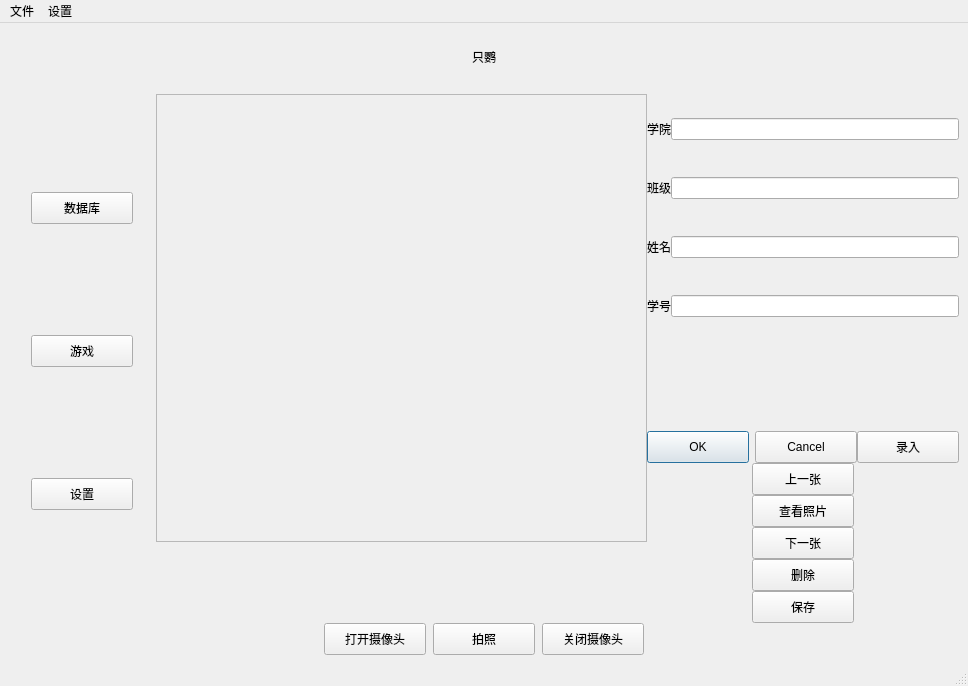
<?xml version="1.0" encoding="UTF-8"?>
<ui version="4.0">
 <class>Home</class>
 <widget class="QMainWindow" name="Home">
  <property name="geometry">
   <rect>
    <x>0</x>
    <y>0</y>
    <width>968</width>
    <height>686</height>
   </rect>
  </property>
  <property name="windowTitle">
   <string>Home</string>
  </property>
  <property name="styleSheet">
   <string notr="true">    QPushButton {
        min-width: 100px;
        min-height: 30px;
        max-width: 100px;
        max-height: 30;
    }
QLabel { qproperty-alignment: 'AlignCenter'; }</string>
  </property>
  <widget class="QWidget" name="screen">
   <layout class="QVBoxLayout" name="verticalLayout_4">
    <item>
     <layout class="QVBoxLayout" name="verticalLayout_3" stretch="1,11,2">
      <property name="spacing">
       <number>0</number>
      </property>
      <item>
       <layout class="QHBoxLayout" name="top">
        <item>
         <widget class="QLabel" name="titel">
          <property name="sizePolicy">
           <sizepolicy hsizetype="Maximum" vsizetype="Preferred">
            <horstretch>0</horstretch>
            <verstretch>0</verstretch>
           </sizepolicy>
          </property>
          <property name="text">
           <string>只鹦</string>
          </property>
         </widget>
        </item>
       </layout>
      </item>
      <item>
       <layout class="QHBoxLayout" name="mid" stretch="27,90,27">
        <property name="spacing">
         <number>0</number>
        </property>
        <item>
         <layout class="QVBoxLayout" name="left">
          <item>
           <layout class="QHBoxLayout" name="horizontalLayout_2">
            <item>
             <spacer name="horizontalSpacer_4">
              <property name="orientation">
               <enum>Qt::Horizontal</enum>
              </property>
              <property name="sizeHint" stdset="0">
               <size>
                <width>40</width>
                <height>20</height>
               </size>
              </property>
             </spacer>
            </item>
            <item>
             <widget class="QPushButton" name="database">
              <property name="sizePolicy">
               <sizepolicy hsizetype="Maximum" vsizetype="Fixed">
                <horstretch>0</horstretch>
                <verstretch>0</verstretch>
               </sizepolicy>
              </property>
              <property name="minimumSize">
               <size>
                <width>102</width>
                <height>32</height>
               </size>
              </property>
              <property name="baseSize">
               <size>
                <width>0</width>
                <height>0</height>
               </size>
              </property>
              <property name="text">
               <string>数据库</string>
              </property>
             </widget>
            </item>
            <item>
             <spacer name="horizontalSpacer_5">
              <property name="orientation">
               <enum>Qt::Horizontal</enum>
              </property>
              <property name="sizeHint" stdset="0">
               <size>
                <width>40</width>
                <height>20</height>
               </size>
              </property>
             </spacer>
            </item>
           </layout>
          </item>
          <item>
           <layout class="QHBoxLayout" name="horizontalLayout_3">
            <item>
             <spacer name="horizontalSpacer_6">
              <property name="orientation">
               <enum>Qt::Horizontal</enum>
              </property>
              <property name="sizeHint" stdset="0">
               <size>
                <width>40</width>
                <height>20</height>
               </size>
              </property>
             </spacer>
            </item>
            <item>
             <widget class="QPushButton" name="game">
              <property name="sizePolicy">
               <sizepolicy hsizetype="Maximum" vsizetype="Fixed">
                <horstretch>0</horstretch>
                <verstretch>0</verstretch>
               </sizepolicy>
              </property>
              <property name="minimumSize">
               <size>
                <width>102</width>
                <height>32</height>
               </size>
              </property>
              <property name="text">
               <string>游戏</string>
              </property>
             </widget>
            </item>
            <item>
             <spacer name="horizontalSpacer_7">
              <property name="orientation">
               <enum>Qt::Horizontal</enum>
              </property>
              <property name="sizeHint" stdset="0">
               <size>
                <width>40</width>
                <height>20</height>
               </size>
              </property>
             </spacer>
            </item>
           </layout>
          </item>
          <item>
           <layout class="QHBoxLayout" name="horizontalLayout_4">
            <item>
             <spacer name="horizontalSpacer_8">
              <property name="orientation">
               <enum>Qt::Horizontal</enum>
              </property>
              <property name="sizeHint" stdset="0">
               <size>
                <width>40</width>
                <height>20</height>
               </size>
              </property>
             </spacer>
            </item>
            <item>
             <widget class="QPushButton" name="setting">
              <property name="sizePolicy">
               <sizepolicy hsizetype="Maximum" vsizetype="Fixed">
                <horstretch>0</horstretch>
                <verstretch>0</verstretch>
               </sizepolicy>
              </property>
              <property name="minimumSize">
               <size>
                <width>102</width>
                <height>32</height>
               </size>
              </property>
              <property name="text">
               <string>设置</string>
              </property>
             </widget>
            </item>
            <item>
             <spacer name="horizontalSpacer_9">
              <property name="orientation">
               <enum>Qt::Horizontal</enum>
              </property>
              <property name="sizeHint" stdset="0">
               <size>
                <width>40</width>
                <height>20</height>
               </size>
              </property>
             </spacer>
            </item>
           </layout>
          </item>
         </layout>
        </item>
        <item>
         <layout class="QVBoxLayout" name="verticalLayout" stretch="0,1">
          <property name="spacing">
           <number>0</number>
          </property>
          <item>
           <spacer name="horizontalSpacer_2">
            <property name="orientation">
             <enum>Qt::Horizontal</enum>
            </property>
            <property name="sizeHint" stdset="0">
             <size>
              <width>40</width>
              <height>13</height>
             </size>
            </property>
           </spacer>
          </item>
          <item>
           <layout class="QVBoxLayout" name="verticalLayout_2" stretch="11,2">
            <property name="spacing">
             <number>0</number>
            </property>
            <property name="bottomMargin">
             <number>0</number>
            </property>
            <item>
             <widget class="QFrame" name="frame">
              <property name="frameShape">
               <enum>QFrame::StyledPanel</enum>
              </property>
              <property name="frameShadow">
               <enum>QFrame::Raised</enum>
              </property>
              <layout class="QHBoxLayout" name="horizontalLayout">
               <property name="spacing">
                <number>0</number>
               </property>
               <property name="sizeConstraint">
                <enum>QLayout::SetNoConstraint</enum>
               </property>
               <property name="leftMargin">
                <number>0</number>
               </property>
               <property name="topMargin">
                <number>0</number>
               </property>
               <property name="rightMargin">
                <number>0</number>
               </property>
               <property name="bottomMargin">
                <number>0</number>
               </property>
               <item>
                <layout class="QHBoxLayout" name="horizontalLayout_7">
                 <property name="spacing">
                  <number>0</number>
                 </property>
                 <item>
                  <widget class="QLabel" name="label">
                   <property name="sizePolicy">
                    <sizepolicy hsizetype="Ignored" vsizetype="Ignored">
                     <horstretch>0</horstretch>
                     <verstretch>0</verstretch>
                    </sizepolicy>
                   </property>
                   <property name="font">
                    <font>
                     <pointsize>20</pointsize>
                    </font>
                   </property>
                   <property name="text">
                    <string/>
                   </property>
                   <property name="alignment">
                    <set>Qt::AlignCenter</set>
                   </property>
                  </widget>
                 </item>
                </layout>
               </item>
              </layout>
             </widget>
            </item>
            <item>
             <layout class="QHBoxLayout" name="horizontalLayout_13">
              <property name="spacing">
               <number>0</number>
              </property>
              <property name="bottomMargin">
               <number>7</number>
              </property>
              <item>
               <widget class="QLabel" name="current_index">
                <property name="sizePolicy">
                 <sizepolicy hsizetype="Ignored" vsizetype="Ignored">
                  <horstretch>0</horstretch>
                  <verstretch>0</verstretch>
                 </sizepolicy>
                </property>
                <property name="minimumSize">
                 <size>
                  <width>0</width>
                  <height>50</height>
                 </size>
                </property>
                <property name="font">
                 <font>
                  <pointsize>20</pointsize>
                  <bold>true</bold>
                 </font>
                </property>
                <property name="text">
                 <string/>
                </property>
               </widget>
              </item>
             </layout>
            </item>
           </layout>
          </item>
         </layout>
        </item>
        <item>
         <layout class="QVBoxLayout" name="right" stretch="1,0,1">
          <item>
           <layout class="QFormLayout" name="formLayout">
            <property name="labelAlignment">
             <set>Qt::AlignCenter</set>
            </property>
            <item row="0" column="0">
             <widget class="QLabel" name="department1">
              <property name="text">
               <string>学院</string>
              </property>
             </widget>
            </item>
            <item row="0" column="1">
             <widget class="QLineEdit" name="department"/>
            </item>
            <item row="1" column="0">
             <widget class="QLabel" name="classname1">
              <property name="text">
               <string>班级</string>
              </property>
             </widget>
            </item>
            <item row="1" column="1">
             <widget class="QLineEdit" name="classname"/>
            </item>
            <item row="2" column="0">
             <widget class="QLabel" name="username1">
              <property name="text">
               <string>姓名</string>
              </property>
             </widget>
            </item>
            <item row="2" column="1">
             <widget class="QLineEdit" name="username"/>
            </item>
            <item row="3" column="0">
             <widget class="QLabel" name="ID1">
              <property name="text">
               <string>学号</string>
              </property>
             </widget>
            </item>
            <item row="3" column="1">
             <widget class="QLineEdit" name="ID"/>
            </item>
            <item row="4" column="1">
             <widget class="QLabel" name="message">
              <property name="sizePolicy">
               <sizepolicy hsizetype="Preferred" vsizetype="Maximum">
                <horstretch>0</horstretch>
                <verstretch>0</verstretch>
               </sizepolicy>
              </property>
              <property name="minimumSize">
               <size>
                <width>0</width>
                <height>30</height>
               </size>
              </property>
              <property name="styleSheet">
               <string notr="true">color red;</string>
              </property>
              <property name="text">
               <string/>
              </property>
              <property name="alignment">
               <set>Qt::AlignCenter</set>
              </property>
             </widget>
            </item>
            <item row="4" column="0">
             <spacer name="verticalSpacer_6">
              <property name="orientation">
               <enum>Qt::Vertical</enum>
              </property>
              <property name="sizeHint" stdset="0">
               <size>
                <width>0</width>
                <height>40</height>
               </size>
              </property>
             </spacer>
            </item>
           </layout>
          </item>
          <item>
           <layout class="QHBoxLayout" name="horizontalLayout_6">
            <item>
             <widget class="QDialogButtonBox" name="resave2">
              <property name="sizePolicy">
               <sizepolicy hsizetype="Minimum" vsizetype="Fixed">
                <horstretch>0</horstretch>
                <verstretch>0</verstretch>
               </sizepolicy>
              </property>
              <property name="minimumSize">
               <size>
                <width>210</width>
                <height>0</height>
               </size>
              </property>
              <property name="standardButtons">
               <set>QDialogButtonBox::Cancel|QDialogButtonBox::Ok</set>
              </property>
              <property name="centerButtons">
               <bool>true</bool>
              </property>
             </widget>
            </item>
            <item>
             <widget class="QPushButton" name="save2">
              <property name="text">
               <string>录入</string>
              </property>
             </widget>
            </item>
           </layout>
          </item>
          <item>
           <layout class="QVBoxLayout" name="verticalLayout_5" stretch="0,0,0,0,0">
            <item>
             <layout class="QHBoxLayout" name="horizontalLayout_12">
              <item>
               <widget class="QPushButton" name="prev_bt">
                <property name="text">
                 <string>上一张</string>
                </property>
               </widget>
              </item>
             </layout>
            </item>
            <item>
             <layout class="QHBoxLayout" name="horizontalLayout_11">
              <item>
               <widget class="QPushButton" name="look_bt">
                <property name="sizePolicy">
                 <sizepolicy hsizetype="Preferred" vsizetype="Fixed">
                  <horstretch>0</horstretch>
                  <verstretch>1</verstretch>
                 </sizepolicy>
                </property>
                <property name="text">
                 <string>查看照片</string>
                </property>
               </widget>
              </item>
             </layout>
            </item>
            <item>
             <layout class="QHBoxLayout" name="horizontalLayout_10">
              <item>
               <widget class="QPushButton" name="next_bt">
                <property name="text">
                 <string>下一张</string>
                </property>
               </widget>
              </item>
             </layout>
            </item>
            <item>
             <layout class="QHBoxLayout" name="horizontalLayout_9">
              <item>
               <widget class="QPushButton" name="dele_bt">
                <property name="text">
                 <string>删除</string>
                </property>
               </widget>
              </item>
             </layout>
            </item>
            <item>
             <layout class="QHBoxLayout" name="horizontalLayout_8">
              <item>
               <widget class="QPushButton" name="save_bt">
                <property name="sizePolicy">
                 <sizepolicy hsizetype="Minimum" vsizetype="Fixed">
                  <horstretch>0</horstretch>
                  <verstretch>1</verstretch>
                 </sizepolicy>
                </property>
                <property name="text">
                 <string>保存</string>
                </property>
               </widget>
              </item>
             </layout>
            </item>
           </layout>
          </item>
         </layout>
        </item>
       </layout>
      </item>
      <item>
       <layout class="QHBoxLayout" name="bottom" stretch="3,0,0,0,3">
        <property name="spacing">
         <number>7</number>
        </property>
        <item>
         <spacer name="horizontalSpacer">
          <property name="orientation">
           <enum>Qt::Horizontal</enum>
          </property>
          <property name="sizeHint" stdset="0">
           <size>
            <width>40</width>
            <height>20</height>
           </size>
          </property>
         </spacer>
        </item>
        <item>
         <widget class="QPushButton" name="open_bt">
          <property name="sizePolicy">
           <sizepolicy hsizetype="Maximum" vsizetype="Fixed">
            <horstretch>0</horstretch>
            <verstretch>0</verstretch>
           </sizepolicy>
          </property>
          <property name="text">
           <string>打开摄像头</string>
          </property>
         </widget>
        </item>
        <item>
         <widget class="QPushButton" name="photo_bt">
          <property name="sizePolicy">
           <sizepolicy hsizetype="Maximum" vsizetype="Fixed">
            <horstretch>0</horstretch>
            <verstretch>0</verstretch>
           </sizepolicy>
          </property>
          <property name="text">
           <string>拍照</string>
          </property>
         </widget>
        </item>
        <item>
         <widget class="QPushButton" name="close_bt">
          <property name="sizePolicy">
           <sizepolicy hsizetype="Maximum" vsizetype="Fixed">
            <horstretch>0</horstretch>
            <verstretch>0</verstretch>
           </sizepolicy>
          </property>
          <property name="text">
           <string>关闭摄像头</string>
          </property>
          <property name="iconSize">
           <size>
            <width>20</width>
            <height>20</height>
           </size>
          </property>
         </widget>
        </item>
        <item>
         <spacer name="horizontalSpacer_3">
          <property name="orientation">
           <enum>Qt::Horizontal</enum>
          </property>
          <property name="sizeHint" stdset="0">
           <size>
            <width>40</width>
            <height>20</height>
           </size>
          </property>
         </spacer>
        </item>
       </layout>
      </item>
     </layout>
    </item>
   </layout>
  </widget>
  <widget class="QMenuBar" name="menubar">
   <property name="geometry">
    <rect>
     <x>0</x>
     <y>0</y>
     <width>968</width>
     <height>25</height>
    </rect>
   </property>
   <widget class="QMenu" name="menu">
    <property name="title">
     <string>文件</string>
    </property>
    <addaction name="load_images"/>
   </widget>
   <widget class="QMenu" name="menushezhi">
    <property name="title">
     <string>设置</string>
    </property>
    <addaction name="update_pw"/>
   </widget>
   <addaction name="menu"/>
   <addaction name="menushezhi"/>
  </widget>
  <widget class="QStatusBar" name="statusbar"/>
  <action name="load_images">
   <property name="text">
    <string>导入</string>
   </property>
  </action>
  <action name="update_pw">
   <property name="text">
    <string>修改密码</string>
   </property>
  </action>
 </widget>
 <resources/>
 <connections/>
</ui>
